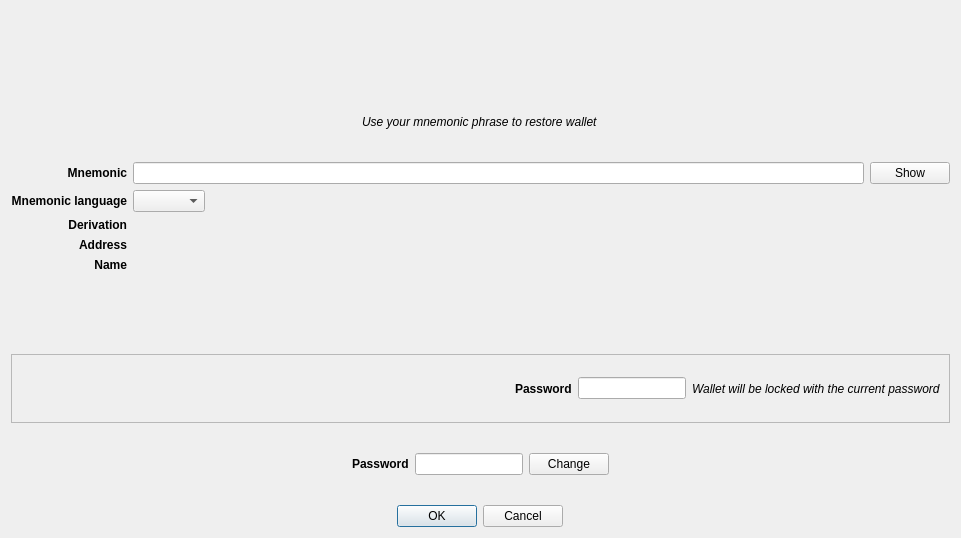
<?xml version="1.0" encoding="UTF-8"?>
<ui version="4.0">
 <class>WalletRestoreDialog</class>
 <widget class="QDialog" name="WalletRestoreDialog">
  <property name="geometry">
   <rect>
    <x>0</x>
    <y>0</y>
    <width>961</width>
    <height>538</height>
   </rect>
  </property>
  <property name="windowTitle">
   <string>Restore wallet</string>
  </property>
  <layout class="QVBoxLayout" name="verticalLayout">
   <item alignment="Qt::AlignHCenter">
    <widget class="QLabel" name="imagelabel">
     <property name="sizePolicy">
      <sizepolicy hsizetype="Preferred" vsizetype="Preferred">
       <horstretch>0</horstretch>
       <verstretch>0</verstretch>
      </sizepolicy>
     </property>
     <property name="minimumSize">
      <size>
       <width>0</width>
       <height>0</height>
      </size>
     </property>
     <property name="maximumSize">
      <size>
       <width>200</width>
       <height>200</height>
      </size>
     </property>
     <property name="sizeIncrement">
      <size>
       <width>0</width>
       <height>0</height>
      </size>
     </property>
     <property name="baseSize">
      <size>
       <width>0</width>
       <height>0</height>
      </size>
     </property>
     <property name="text">
      <string/>
     </property>
     <property name="pixmap">
      <pixmap resource="../../icons/tikka.slots.pyqt.resources.icons.index.qrc">:/images/safe_background</pixmap>
     </property>
     <property name="scaledContents">
      <bool>true</bool>
     </property>
     <property name="alignment">
      <set>Qt::AlignCenter</set>
     </property>
    </widget>
   </item>
   <item alignment="Qt::AlignHCenter">
    <widget class="QLabel" name="helpLabel">
     <property name="font">
      <font>
       <italic>true</italic>
      </font>
     </property>
     <property name="text">
      <string>Use your mnemonic phrase to restore wallet</string>
     </property>
    </widget>
   </item>
   <item>
    <layout class="QGridLayout" name="gridLayout">
     <item row="1" column="2">
      <widget class="QComboBox" name="mnemonicLanguageComboBox">
       <property name="sizePolicy">
        <sizepolicy hsizetype="Fixed" vsizetype="Preferred">
         <horstretch>0</horstretch>
         <verstretch>0</verstretch>
        </sizepolicy>
       </property>
      </widget>
     </item>
     <item row="1" column="0">
      <widget class="QLabel" name="mnemonicLanguageLabel">
       <property name="font">
        <font>
         <weight>75</weight>
         <italic>false</italic>
         <bold>true</bold>
        </font>
       </property>
       <property name="text">
        <string>Mnemonic language</string>
       </property>
       <property name="alignment">
        <set>Qt::AlignRight|Qt::AlignTrailing|Qt::AlignVCenter</set>
       </property>
      </widget>
     </item>
     <item row="0" column="2">
      <widget class="QLineEdit" name="mnemonicLineEdit">
       <property name="echoMode">
        <enum>QLineEdit::Password</enum>
       </property>
       <property name="readOnly">
        <bool>false</bool>
       </property>
      </widget>
     </item>
     <item row="4" column="2">
      <widget class="QLabel" name="nameValueLabel">
       <property name="text">
        <string/>
       </property>
      </widget>
     </item>
     <item row="2" column="0">
      <widget class="QLabel" name="derivationLabel">
       <property name="font">
        <font>
         <weight>75</weight>
         <bold>true</bold>
        </font>
       </property>
       <property name="text">
        <string>Derivation</string>
       </property>
       <property name="alignment">
        <set>Qt::AlignRight|Qt::AlignTrailing|Qt::AlignVCenter</set>
       </property>
      </widget>
     </item>
     <item row="2" column="2">
      <widget class="QLabel" name="derivationValueLabel">
       <property name="text">
        <string/>
       </property>
      </widget>
     </item>
     <item row="3" column="2">
      <widget class="QLabel" name="addressValueLabel">
       <property name="text">
        <string/>
       </property>
      </widget>
     </item>
     <item row="4" column="0">
      <widget class="QLabel" name="nameLabel">
       <property name="font">
        <font>
         <weight>75</weight>
         <bold>true</bold>
        </font>
       </property>
       <property name="text">
        <string>Name</string>
       </property>
       <property name="alignment">
        <set>Qt::AlignRight|Qt::AlignTrailing|Qt::AlignVCenter</set>
       </property>
      </widget>
     </item>
     <item row="3" column="0">
      <widget class="QLabel" name="addressLabel">
       <property name="font">
        <font>
         <weight>75</weight>
         <bold>true</bold>
        </font>
       </property>
       <property name="text">
        <string>Address</string>
       </property>
       <property name="alignment">
        <set>Qt::AlignRight|Qt::AlignTrailing|Qt::AlignVCenter</set>
       </property>
      </widget>
     </item>
     <item row="0" column="0">
      <widget class="QLabel" name="mnemonicLabel">
       <property name="font">
        <font>
         <weight>75</weight>
         <bold>true</bold>
        </font>
       </property>
       <property name="text">
        <string>Mnemonic</string>
       </property>
       <property name="alignment">
        <set>Qt::AlignRight|Qt::AlignTrailing|Qt::AlignVCenter</set>
       </property>
      </widget>
     </item>
     <item row="0" column="3">
      <widget class="QPushButton" name="showButton">
       <property name="text">
        <string>Show</string>
       </property>
      </widget>
     </item>
    </layout>
   </item>
   <item>
    <widget class="QLabel" name="errorLabel">
     <property name="styleSheet">
      <string notr="true">color: red</string>
     </property>
     <property name="text">
      <string/>
     </property>
     <property name="alignment">
      <set>Qt::AlignCenter</set>
     </property>
    </widget>
   </item>
   <item>
    <widget class="QFrame" name="storedPasswordFrame">
     <property name="frameShape">
      <enum>QFrame::StyledPanel</enum>
     </property>
     <property name="frameShadow">
      <enum>QFrame::Raised</enum>
     </property>
     <layout class="QHBoxLayout" name="horizontalLayout_2">
      <item>
       <spacer name="horizontalSpacer_4">
        <property name="orientation">
         <enum>Qt::Horizontal</enum>
        </property>
        <property name="sizeHint" stdset="0">
         <size>
          <width>40</width>
          <height>20</height>
         </size>
        </property>
       </spacer>
      </item>
      <item alignment="Qt::AlignRight">
       <widget class="QLabel" name="storedPasswordLabel">
        <property name="font">
         <font>
          <weight>75</weight>
          <bold>true</bold>
         </font>
        </property>
        <property name="text">
         <string>Password</string>
        </property>
       </widget>
      </item>
      <item alignment="Qt::AlignHCenter">
       <widget class="QLineEdit" name="storedpasswordLineEdit">
        <property name="sizePolicy">
         <sizepolicy hsizetype="Fixed" vsizetype="Fixed">
          <horstretch>0</horstretch>
          <verstretch>0</verstretch>
         </sizepolicy>
        </property>
        <property name="maxLength">
         <number>20</number>
        </property>
        <property name="echoMode">
         <enum>QLineEdit::Password</enum>
        </property>
        <property name="alignment">
         <set>Qt::AlignCenter</set>
        </property>
        <property name="readOnly">
         <bool>true</bool>
        </property>
       </widget>
      </item>
      <item alignment="Qt::AlignLeft">
       <widget class="QLabel" name="storedPasswordHintLabel">
        <property name="font">
         <font>
          <italic>true</italic>
         </font>
        </property>
        <property name="text">
         <string>Wallet will be locked with the current password</string>
        </property>
       </widget>
      </item>
     </layout>
    </widget>
   </item>
   <item>
    <widget class="QFrame" name="passwordFrame">
     <layout class="QHBoxLayout" name="horizontalLayout">
      <item>
       <spacer name="horizontalSpacer">
        <property name="orientation">
         <enum>Qt::Horizontal</enum>
        </property>
        <property name="sizeHint" stdset="0">
         <size>
          <width>40</width>
          <height>20</height>
         </size>
        </property>
       </spacer>
      </item>
      <item>
       <widget class="QLabel" name="passwordLabel">
        <property name="sizePolicy">
         <sizepolicy hsizetype="Fixed" vsizetype="Preferred">
          <horstretch>0</horstretch>
          <verstretch>0</verstretch>
         </sizepolicy>
        </property>
        <property name="sizeIncrement">
         <size>
          <width>0</width>
          <height>0</height>
         </size>
        </property>
        <property name="font">
         <font>
          <weight>75</weight>
          <bold>true</bold>
         </font>
        </property>
        <property name="text">
         <string>Password</string>
        </property>
        <property name="alignment">
         <set>Qt::AlignLeading|Qt::AlignLeft|Qt::AlignVCenter</set>
        </property>
       </widget>
      </item>
      <item>
       <widget class="QLineEdit" name="passwordLineEdit">
        <property name="sizePolicy">
         <sizepolicy hsizetype="Fixed" vsizetype="Fixed">
          <horstretch>0</horstretch>
          <verstretch>0</verstretch>
         </sizepolicy>
        </property>
        <property name="maxLength">
         <number>20</number>
        </property>
        <property name="alignment">
         <set>Qt::AlignCenter</set>
        </property>
        <property name="readOnly">
         <bool>true</bool>
        </property>
       </widget>
      </item>
      <item>
       <widget class="QPushButton" name="passwordChangeButton">
        <property name="sizePolicy">
         <sizepolicy hsizetype="Fixed" vsizetype="Fixed">
          <horstretch>0</horstretch>
          <verstretch>0</verstretch>
         </sizepolicy>
        </property>
        <property name="text">
         <string>Change</string>
        </property>
        <property name="icon">
         <iconset resource="../../icons/tikka.slots.pyqt.resources.icons.index.qrc">
          <normaloff>:/icons/refresh_icon</normaloff>:/icons/refresh_icon</iconset>
        </property>
       </widget>
      </item>
      <item>
       <spacer name="horizontalSpacer_2">
        <property name="orientation">
         <enum>Qt::Horizontal</enum>
        </property>
        <property name="sizeHint" stdset="0">
         <size>
          <width>40</width>
          <height>20</height>
         </size>
        </property>
       </spacer>
      </item>
     </layout>
    </widget>
   </item>
   <item alignment="Qt::AlignHCenter">
    <widget class="QDialogButtonBox" name="buttonBox">
     <property name="orientation">
      <enum>Qt::Horizontal</enum>
     </property>
     <property name="standardButtons">
      <set>QDialogButtonBox::Cancel|QDialogButtonBox::Ok</set>
     </property>
    </widget>
   </item>
  </layout>
 </widget>
 <tabstops>
  <tabstop>mnemonicLineEdit</tabstop>
  <tabstop>mnemonicLanguageComboBox</tabstop>
  <tabstop>storedpasswordLineEdit</tabstop>
  <tabstop>passwordLineEdit</tabstop>
  <tabstop>passwordChangeButton</tabstop>
  <tabstop>showButton</tabstop>
 </tabstops>
 <resources>
  <include location="../../icons/tikka.slots.pyqt.resources.icons.index.qrc"/>
 </resources>
 <connections>
  <connection>
   <sender>buttonBox</sender>
   <signal>accepted()</signal>
   <receiver>WalletRestoreDialog</receiver>
   <slot>accept()</slot>
   <hints>
    <hint type="sourcelabel">
     <x>248</x>
     <y>254</y>
    </hint>
    <hint type="destinationlabel">
     <x>157</x>
     <y>274</y>
    </hint>
   </hints>
  </connection>
  <connection>
   <sender>buttonBox</sender>
   <signal>rejected()</signal>
   <receiver>WalletRestoreDialog</receiver>
   <slot>reject()</slot>
   <hints>
    <hint type="sourcelabel">
     <x>316</x>
     <y>260</y>
    </hint>
    <hint type="destinationlabel">
     <x>286</x>
     <y>274</y>
    </hint>
   </hints>
  </connection>
 </connections>
</ui>
